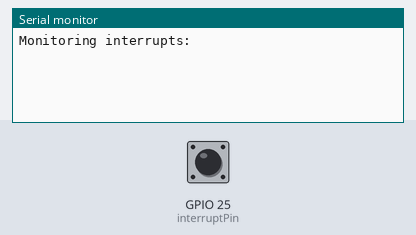
Bench run of a sketch on a simulated ESP32. Parts: the last lines printed to the serial monitor. The test bench sets the inputs (shaded band); at power-on: GPIO 25 (interruptPin) HIGH.

Above: at 1.2 s.
1.3 s: GPIO 25 (interruptPin) pulled LOW for 0.15 s
At 2.1 s:
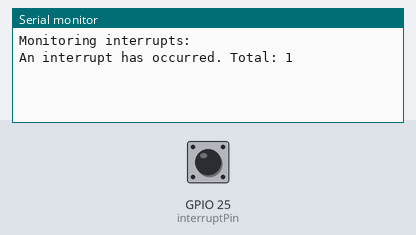
2.9 s: GPIO 25 (interruptPin) pulled LOW for 1 s
At 3.4 s:
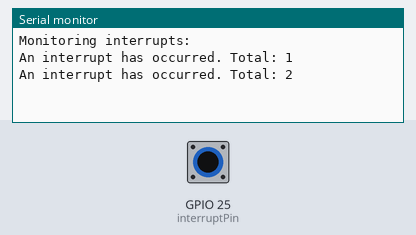
5.4 s: GPIO 25 (interruptPin) pulled LOW for 0.15 s
At 6.5 s:
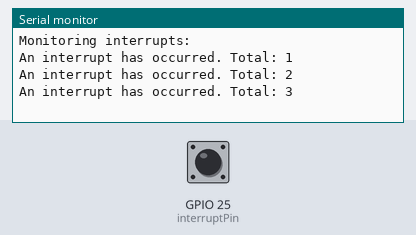

The sketch:

Interrupt_ESP32.ino
```cpp
const byte interruptPin = 25;
volatile int interruptCounter = 0;
int numberOfInterrupts = 0;

portMUX_TYPE mux = portMUX_INITIALIZER_UNLOCKED;

void IRAM_ATTR handleInterrupt() {
  portENTER_CRITICAL_ISR(&mux);
  interruptCounter++;
  portEXIT_CRITICAL_ISR(&mux);
}

void setup() {

  Serial.begin(9600);
  Serial.println("Monitoring interrupts: ");
  pinMode(interruptPin, INPUT_PULLUP);
  attachInterrupt(digitalPinToInterrupt(interruptPin), handleInterrupt, FALLING);

}

void loop() {

  if(interruptCounter>0){

      portENTER_CRITICAL(&mux);
      interruptCounter--;
      portEXIT_CRITICAL(&mux);

      numberOfInterrupts++;
      Serial.print("An interrupt has occurred. Total: ");
      Serial.println(numberOfInterrupts);
  }
}
```

Measured:
- after the input at 1.3 s, the serial monitor: prints a new line at once (image 1)
- after the input at 2.9 s, the serial monitor: prints a new line at once (image 2)
- after the input at 5.4 s, the serial monitor: prints a new line at once (image 3)
